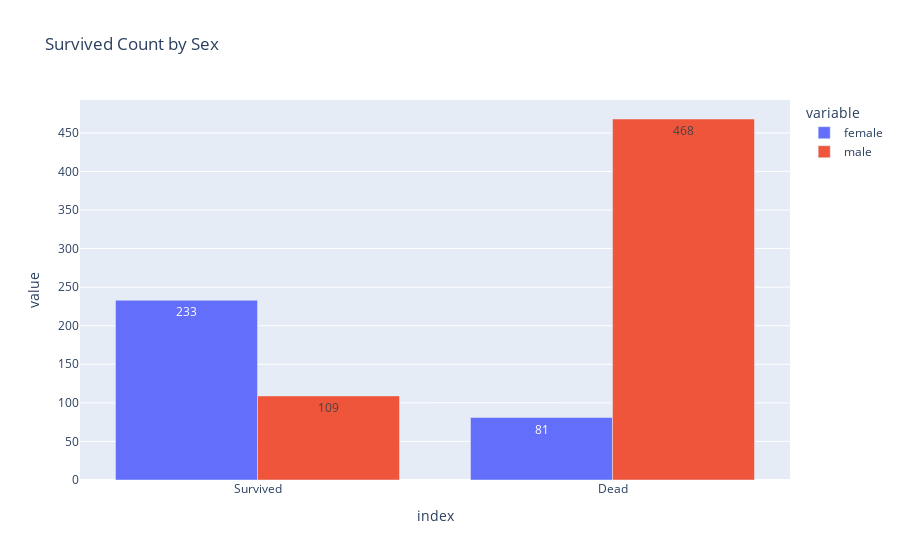

Here is the notebook cell this chart was saved with:
### Markdown cell above
### 아래의 그래프를 봤을 때, 성별은 생존률과 유의미한 상관관계가 있음
- 남성은 사망자가 더 많음
- 여성은 생존자가 더 많음

### Code cell
import plotly.express as px

fig = px.bar(
    survived_df_by_sex,
    x=survived_df_by_sex.index,
    y=["female", "male"],
    barmode="group",
    text_auto=True,
    title="Survived Count by Sex"
)

fig.show()

### Figure 1 — Plotly figure (JSON) as saved in the notebook; plotly's stock layout.template omitted (floating-point values rounded to 4 significant figures)
{"data": [{"alignmentgroup": "True", "hovertemplate": "variable=female<br>index=%{x}<br>value=%{y}<extra></extra>", "legendgroup": "female", "marker": {"color": "#636efa", "pattern": {"shape": ""}}, "name": "female", "offsetgroup": "female", "orientation": "v", "showlegend": true, "textposition": "auto", "texttemplate": "%{y}", "type": "bar", "x": ["Survived", "Dead"], "xaxis": "x", "y": [233, 81], "yaxis": "y"}, {"alignmentgroup": "True", "hovertemplate": "variable=male<br>index=%{x}<br>value=%{y}<extra></extra>", "legendgroup": "male", "marker": {"color": "#EF553B", "pattern": {"shape": ""}}, "name": "male", "offsetgroup": "male", "orientation": "v", "showlegend": true, "textposition": "auto", "texttemplate": "%{y}", "type": "bar", "x": ["Survived", "Dead"], "xaxis": "x", "y": [109, 468], "yaxis": "y"}], "layout": {"barmode": "group", "legend": {"title": {"text": "variable"}, "tracegroupgap": 0}, "title": {"text": "Survived Count by Sex"}, "xaxis": {"anchor": "y", "domain": [0, 1], "title": {"text": "index"}}, "yaxis": {"anchor": "x", "domain": [0, 1], "title": {"text": "value"}}}}
